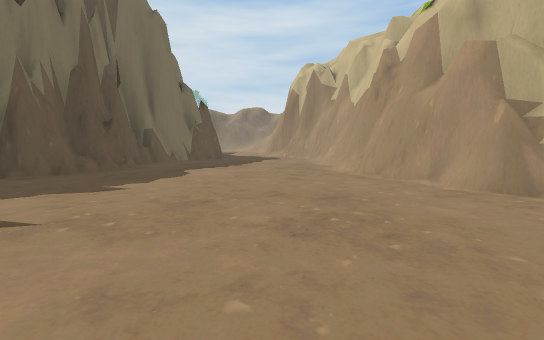
view 1 (above)

16 first-person views from a walk through a Unity game level. The camera is 1.4 m above the floor, tilts 6° down and sees 90° across. The floor is counted in squares, 2 m on a side. Each view is taken from the middle of a square. On the plan, view 1 faces up. The plan holds only what a view shows up to about 9 squares ahead; the rest is blank. The place goes on beyond the plan.

view 2
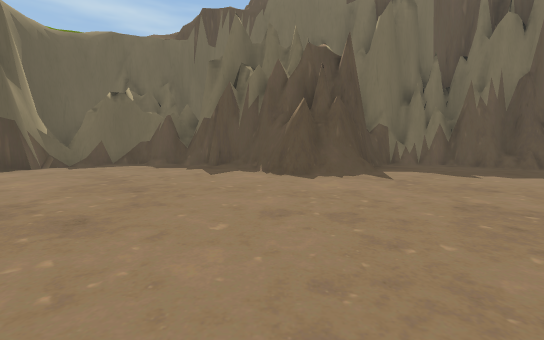

view 3
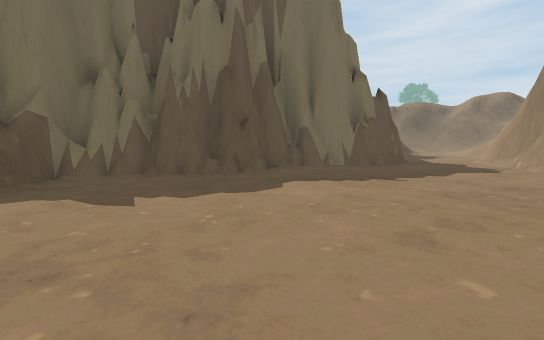

view 4
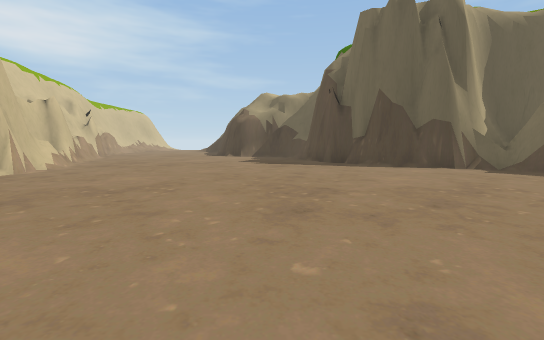

view 5
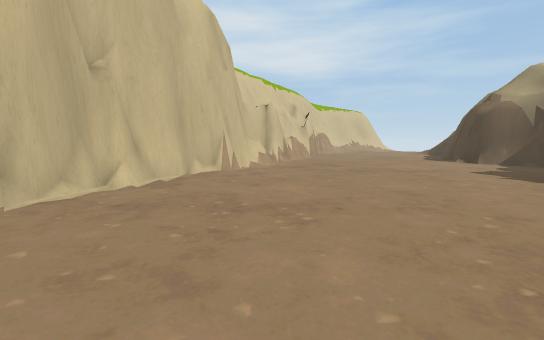

view 6
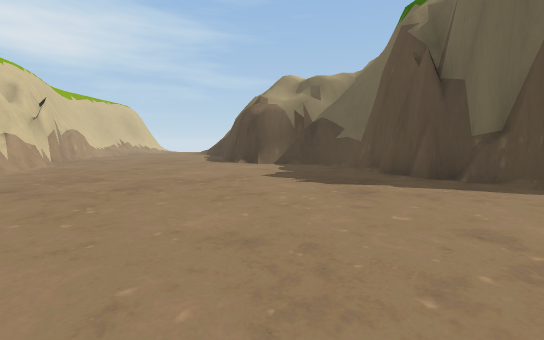

view 7
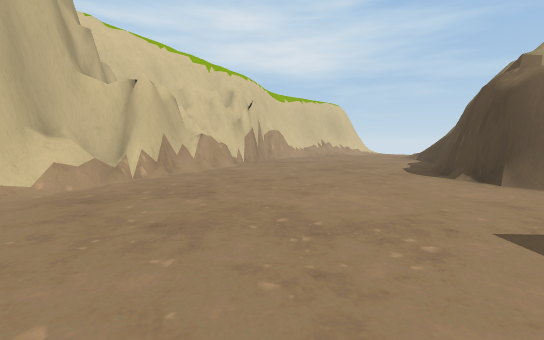

view 8
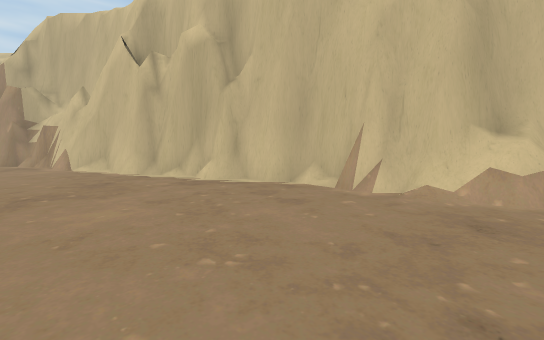

view 9
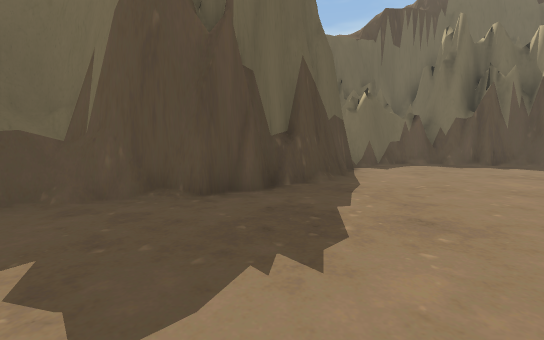

view 10
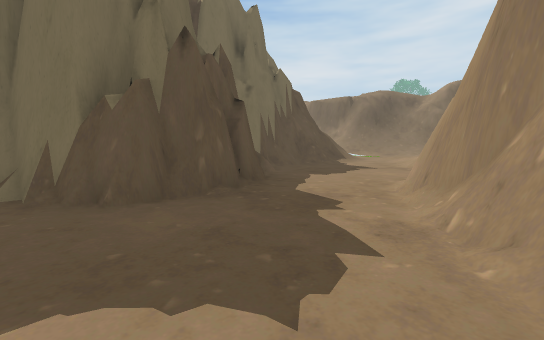

view 11
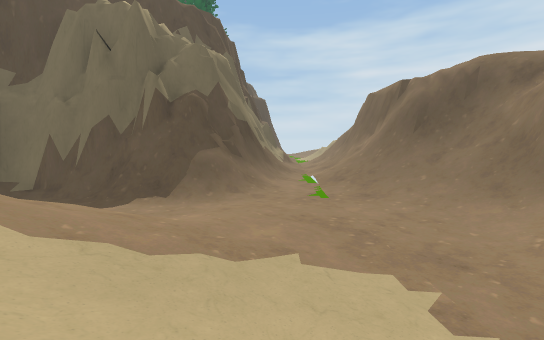

view 12
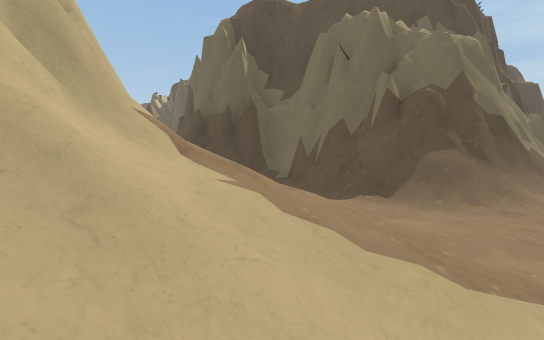

view 13
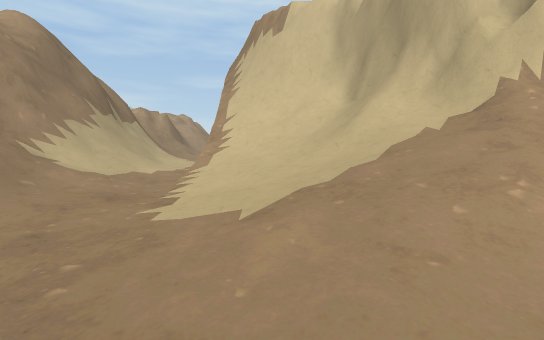

view 14
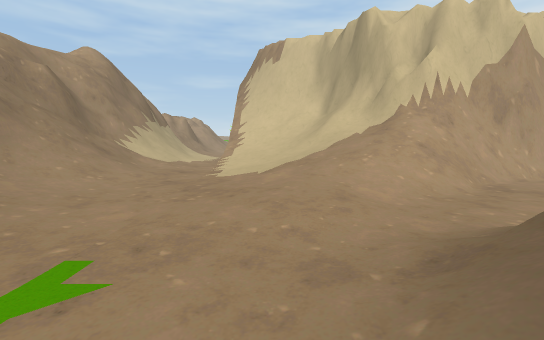

view 15
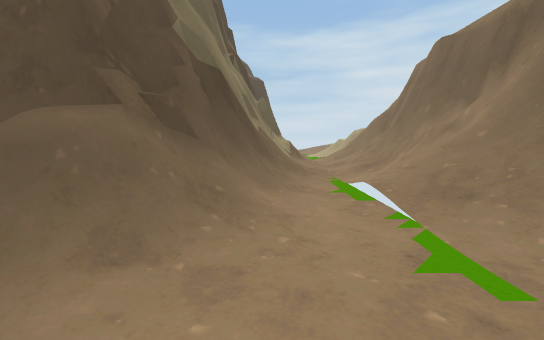

view 16
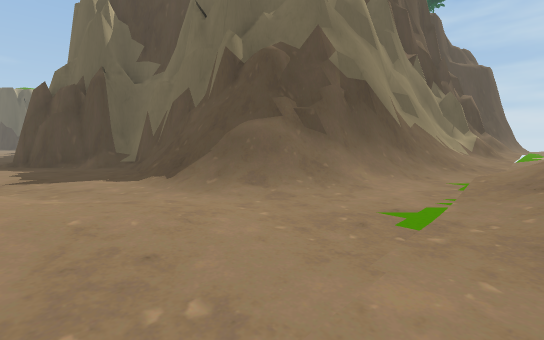

### Floor plan
Key: @ floor where view 1 was taken; # wall or solid block; . main floor; : floor 0.25 m higher than the main floor; + floor 0.5 m higher than the main floor; * floor 6.75 m higher than the main floor; % floor 7.5 m higher than the main floor; & floor 9 m higher than the main floor; / step, stairs or slope; = window, fence, low wall or low ledge; v drop or lower ground.
Columns run from 13 left of view 1 to 8 right of it. Each row starts with its distance up from view 1.
 28        %/     *///=
 27       //v#  #### vvv
 26       v######/######
 25  ##v####////////##=/
 24  =####=////./+:///:/
 23 +:///////..........
 22 /=///........:///##
 21 ######//..::+////##v
 20     ####/.:+/////#v
 19        ##/./////##v
 18        ##/..//###
 17         #/../##v&
 16         #....##v
 15         #....# v
 14         ##...##
 13          ##...# v
 12           #...# v
 11          ##....
 10          #.....
  9          #.....# v
  8         ##.....# v
  7         ##.....# v
  6        ##......##v
  5        ##.......#v
  4        #........##v
  3        ##........#vv
  2         ##.......##v
  1          ##.......#v
  0         ###..@....#v
 -1         #.........##v
 -2        ##..........#v
 -3        #............#
 -4        #............#
 -5        ##...........#
 -6        ###..........##
 -7         ####........##
 -8            ##........#
 -9             #........#
-10             #........#
-11             ##........
-12              ####.....

Positions as (right, up) in squares from view 1, and headings:
1: (0, 0), facing up
2: (3, 0), facing left
3: (1, 3), facing up-left
4: (1, 1), facing down
5: (1, -1), facing down-right
6: (2, -3), facing down
7: (2, -6), facing down-right
8: (3, -7), facing up-right
9: (3, -8), facing left
10: (1, 10), facing up-left
11: (2, 21), facing left
12: (2, 21), facing down-left
13: (-3, 21), facing right
14: (-6, 21), facing right
15: (-3, 21), facing left
16: (-2, 23), facing down-left
